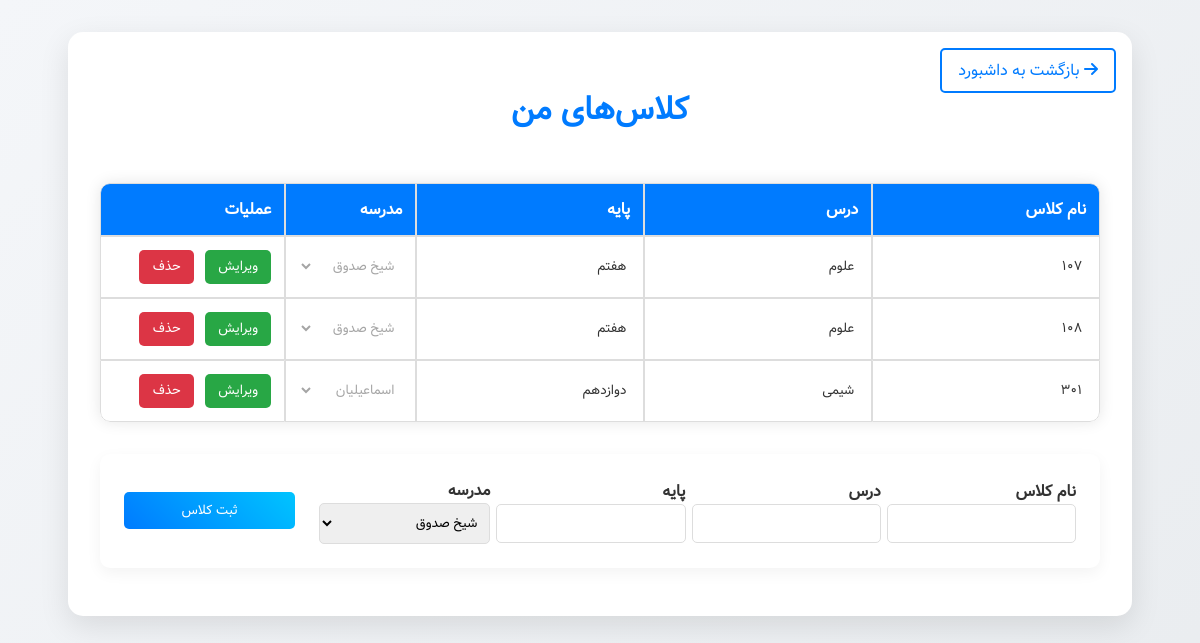
Page /teacher/classes/ (signed in) on the committed database.
### core/models.py (models this page shows, shortened)
class Class(models.Model):
    name = models.CharField(max_length=100)
    subject = models.CharField(max_length=100)
    grade = models.CharField(max_length=10)
    teacher = models.ForeignKey(Teacher, on_delete=models.CASCADE)
    school = models.ForeignKey(School, on_delete=models.CASCADE)
    students = models.ManyToManyField('Student')

class School(models.Model):
    academic_year = models.ForeignKey(AcademicYear, on_delete=models.CASCADE)
    name = models.CharField(max_length=100)
    level = models.CharField(max_length=50)
    address = models.TextField(blank=True, null=True)

### teacher/views.py (the view, shortened to what this page needs)
# urls.py: path('classes/', views.my_classes, name='my_classes'),
def my_classes(request):
    if not request.user.is_authenticated:
        return redirect('unified_login')
    user = request.user
    classes = Class.objects.filter(teacher=user.teacher_profile)
    return render(request, 'teacher/my_classes.html', {
        'classes': classes,
        'schools': School.objects.filter(teachers=user.teacher_profile),
    })

### teacher/templatetags/teacher_tags.py (called while the page is built)
@register.filter
def persian_numbers(value):
    persian_digits = {'0': '۰', '1': '۱', '2': '۲', '3': '۳', '4': '۴', '5': '۵', '6': '۶', '7': '۷', '8': '۸', '9': '۹'}
    return ''.join(persian_digits.get(char, char) for char in str(value))

### teacher/templates/teacher/my_classes.html (shortened to what this page needs)
{% load static %}
{% load teacher_tags %}
<!DOCTYPE html>
<html lang="fa">
<head>
    <link rel="stylesheet" href="{% static 'teacher/fonts/vazir.css' %}">
    <link rel="stylesheet" href="https://cdnjs.cloudflare.com/ajax/libs/font-awesome/6.5.1/css/all.min.css">
</head>
<body>
    <div class="classes-container">
        <a href="{% url 'teacher_dashboard' %}" class="back-btn"><i class="fas fa-arrow-right"></i> بازگشت به داشبورد</a>
        <div class="header">
            <h1>کلاس‌های من</h1>
        </div>
        <table>
            <thead>
                <tr>
                    <th>نام کلاس</th>
                    <th>درس</th>
                    <th>پایه</th>
                    <th>مدرسه</th>
                    <th>عملیات</th>
                </tr>
            </thead>
            <tbody id="class-list">
                {% for class in classes %}
                <tr data-id="{{ class.id }}">
                    <td><input type="text" value="{{ class.name|persian_numbers }}" disabled></td>
                    <td><input type="text" value="{{ class.subject|persian_numbers }}" disabled></td>
                    <td><input type="text" value="{{ class.grade|persian_numbers }}" disabled></td>
                    <td>
                        <select disabled>
                            <option value="{{ class.school.id }}" selected>{{ class.school.name|persian_numbers }}</option>
                        </select>
                    </td>
                    <td class="actions">
                        <button class="edit">ویرایش</button>
                        <button class="delete">حذف</button>
                    </td>
                </tr>
                {% empty %}
                <tr><td colspan="5">کلاسی ثبت نشده است.</td></tr>
                {% endfor %}
            </tbody>
        </table>
        <div class="add-form">
            <form id="add-class-form" method="post">
                <div class="form-grid">
                    <div>
                        <label>نام کلاس</label>
                        <input type="text" name="name" required>
                    </div>
                    <div>
                        <label>درس</label>
                        <input type="text" name="subject" required>
                    </div>
                    <div>
                        <label>پایه</label>
                        <input type="text" name="grade" required>
                    </div>
                    <div>
                        <label>مدرسه</label>
                        <select name="school" required>
                            {% for school in schools %}
                            <option value="{{ school.id }}">{{ school.name|persian_numbers }}</option>
                            {% endfor %}
                        </select>
                    </div>
                    <div>
                        <button type="submit">ثبت کلاس</button>
                    </div>
                </div>
            </form>
        </div>
    </div>
</body>
</html>

### teacher/templates/teacher/my_classes.html (style rules this page uses)
body { direction: rtl; font-family: 'Vazir', sans-serif; margin: 0; background: linear-gradient(135deg, #f4f6f9, #e9ecef); min-height: 100vh; }
.classes-container { background: white; padding: 2em; border-radius: 15px; box-shadow: 0 10px 30px rgba(0, 0, 0, 0.1); max-width: 1000px; margin: 2em auto; text-align: right; position: relative; }
.header h1 { color: #007bff; text-align: center; margin-bottom: 1.5em; }
.back-btn { position: absolute; top: 1em; right: 1em; color: #007bff; text-decoration: none; padding: 0.5em 1em; border: 2px solid #007bff; border-radius: 5px; transition: background 0.3s, color 0.3s; font-family: 'Vazir', sans-serif; }
table { width: 100%; border-collapse: separate; border-spacing: 0; background: white; border-radius: 10px; box-shadow: 0 0 15px rgba(0, 0, 0, 0.1); margin-bottom: 2em; overflow: hidden; }
th, td { padding: 0.8em; border: 1px solid #ddd; text-align: right; }
th { background: #007bff; color: white; }
th:first-child { border-top-right-radius: 10px; }
th:last-child { border-top-left-radius: 10px; }
tr:last-child td:first-child { border-bottom-right-radius: 10px; }
tr:last-child td:last-child { border-bottom-left-radius: 10px; }
td input { width: 100%; padding: 0.3em; border: none; background: transparent; font-family: 'Vazir', sans-serif; }
td input:disabled { color: #333; }
td select { width: 100%; padding: 0.3em; border: none; background: transparent; font-family: 'Vazir', sans-serif; }
.actions button { padding: 0.5em 1em; border: none; border-radius: 5px; cursor: pointer; font-family: 'Vazir', sans-serif; margin-left: 0.5em; }
.edit { background: #28a745; color: white; }
.delete { background: #dc3545; color: white; }
.add-form { padding: 1.5em; background: #fff; border-radius: 10px; box-shadow: 0 5px 15px rgba(0, 0, 0, 0.05); }
.form-grid { display: grid; grid-template-columns: repeat(5, 1fr); gap: 1.5em; align-items: center; }
label { color: #333; font-weight: bold; }
input, select { width: 100%; padding: 0.6em; border: 1px solid #ddd; border-radius: 5px; font-family: 'Vazir', sans-serif; }
button[type="submit"] { padding: 0.6em 1.5em; background: linear-gradient(45deg, #007bff, #00c4ff); color: white; border: none; border-radius: 5px; cursor: pointer; font-family: 'Vazir', sans-serif; width: 100%; }

### rows in the picture
Class: name|persian_numbers "۱۰۷", subject|persian_numbers "علوم", grade|persian_numbers "هفتم", school.name "شیخ صدوق"
Class: name|persian_numbers "۱۰۸", subject|persian_numbers "علوم", grade|persian_numbers "هفتم", school.name "شیخ صدوق"
Class: name|persian_numbers "۳۰۱", subject|persian_numbers "شیمی", grade|persian_numbers "دوازدهم", school.name "اسماعیلیان"

### other values in the picture
form field school "شیخ صدوق"
